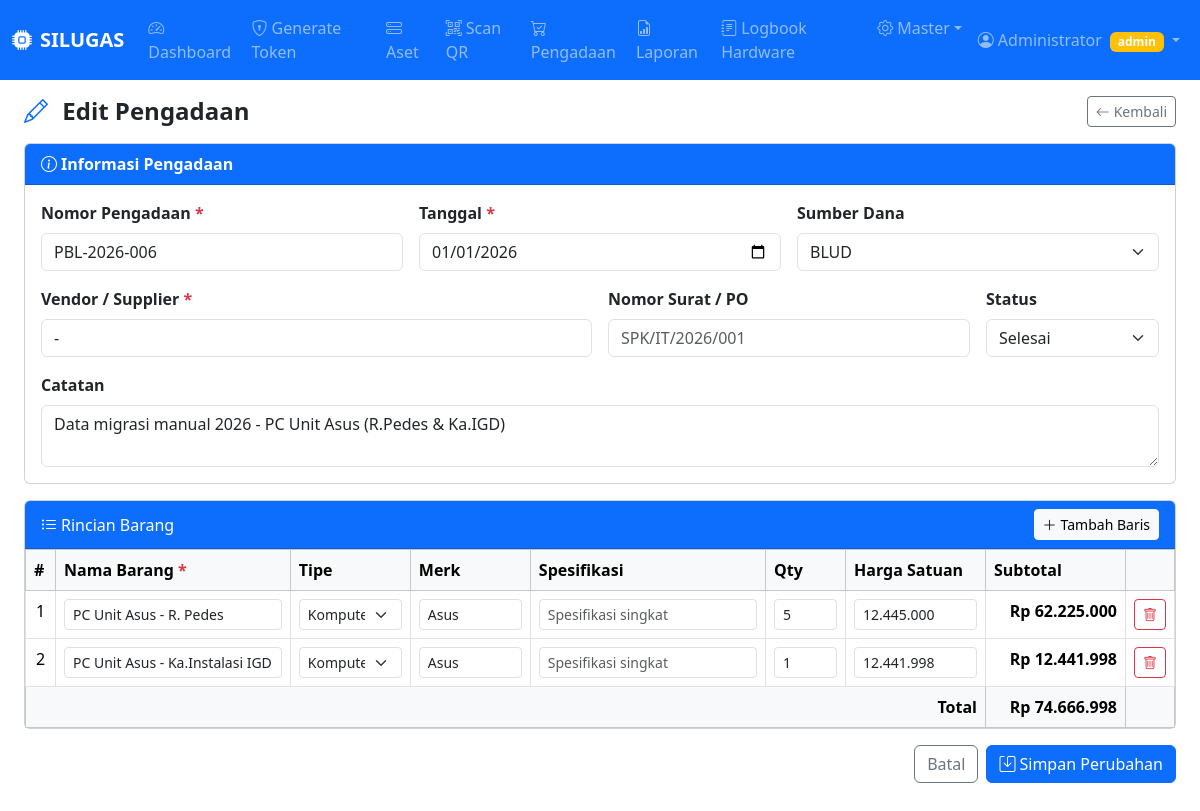
The page /pages/procurement_add.php?edit=6 (signed in) on the database its author committed.
### tables this page shows
CREATE TABLE IF NOT EXISTS procurement_orders (
    id INT UNSIGNED AUTO_INCREMENT PRIMARY KEY,
    nomor_pengadaan VARCHAR(50) NOT NULL UNIQUE,          
    tanggal_pengadaan DATE NOT NULL,
    vendor VARCHAR(150) NOT NULL,
    no_surat VARCHAR(100) DEFAULT NULL,                   
    sumber_dana ENUM('apbd','apbn','bos','blud','lainnya') NOT NULL DEFAULT 'blud',
    total_harga DECIMAL(15,2) NOT NULL DEFAULT 0,
    status ENUM('draft','disetujui','diterima','selesai') NOT NULL DEFAULT 'draft',
    catatan TEXT DEFAULT NULL,
    created_by INT UNSIGNED NOT NULL,
    created_at DATETIME NOT NULL DEFAULT CURRENT_TIMESTAMP,
    updated_at DATETIME NOT NULL DEFAULT CURRENT_TIMESTAMP ON UPDATE CURRENT_TIMESTAMP,
    FOREIGN KEY (created_by) REFERENCES users(id)
);

CREATE TABLE IF NOT EXISTS procurement_items (
    id INT UNSIGNED AUTO_INCREMENT PRIMARY KEY,
    procurement_id INT UNSIGNED NOT NULL,
    nama_barang VARCHAR(200) NOT NULL,
    tipe ENUM('komputer','laptop','printer','scanner','server','network','lainnya') DEFAULT 'lainnya',
    merk VARCHAR(100) DEFAULT NULL,
    spesifikasi TEXT DEFAULT NULL,
    jumlah INT UNSIGNED NOT NULL DEFAULT 1,
    harga_satuan DECIMAL(15,2) NOT NULL DEFAULT 0,
    total_harga DECIMAL(15,2) GENERATED ALWAYS AS (jumlah * harga_satuan) STORED,
    asset_linked TINYINT(1) NOT NULL DEFAULT 0,           
    created_at DATETIME NOT NULL DEFAULT CURRENT_TIMESTAMP,
    FOREIGN KEY (procurement_id) REFERENCES procurement_orders(id) ON DELETE CASCADE
);

### includes/auth.php (called while the page is built, shortened)
<?php
function clean($val) {
    return htmlspecialchars(trim((string)$val), ENT_QUOTES, 'UTF-8');
}

### pages/procurement_add.php (the view, shortened to what this page needs)
<?php
require_once __DIR__ . '/../includes/auth.php';
$db     = getDB();
$edit   = isset($_GET['edit']) ? (int)$_GET['edit'] : 0;
$order = null;
$items = [];
if ($edit) {
    $stmt = $db->prepare("SELECT * FROM procurement_orders WHERE id = ?");
    $stmt->execute([$edit]);
    $order = $stmt->fetch();
    $stmt2 = $db->prepare("SELECT * FROM procurement_items WHERE procurement_id = ? ORDER BY id");
    $stmt2->execute([$edit]);
    $items = $stmt2->fetchAll();
}
$auto_nomor = '';
$tipe_options = ['komputer','laptop','printer','scanner','server','network','lainnya'];
$sumber_dana_options = ['blud'=>'BLUD','apbd'=>'APBD','apbn'=>'APBN','bos'=>'BOS','lainnya'=>'Lainnya'];
$status_options = ['draft'=>'Draft','disetujui'=>'Disetujui','diterima'=>'Diterima','selesai'=>'Selesai'];
$v = [
    'nomor'       => $_POST['nomor_pengadaan'] ?? ($order['nomor_pengadaan'] ?? $auto_nomor),
    'tanggal'     => $_POST['tanggal_pengadaan'] ?? ($order['tanggal_pengadaan'] ?? date('Y-m-d')),
    'vendor'      => $_POST['vendor'] ?? ($order['vendor'] ?? ''),
    'no_surat'    => $_POST['no_surat'] ?? ($order['no_surat'] ?? ''),
    'sumber_dana' => $_POST['sumber_dana'] ?? ($order['sumber_dana'] ?? 'blud'),
    'status'      => $_POST['status'] ?? ($order['status'] ?? 'draft'),
    'catatan'     => $_POST['catatan'] ?? ($order['catatan'] ?? ''),
];
$form_items = [];
if (!empty($_POST['item_nama'])) {
    foreach ($_POST['item_nama'] as $i => $nm) {
        $form_items[] = [
            'nama'       => $nm,
            'tipe'       => $_POST['item_tipe'][$i] ?? 'lainnya',
            'merk'       => $_POST['item_merk'][$i] ?? '',
            'spesifikasi'=> $_POST['item_spek'][$i] ?? '',
            'jumlah'     => $_POST['item_jumlah'][$i] ?? 1,
            'harga_satuan'=> $_POST['item_satuan'][$i] ?? 0,
        ];
    }
} elseif ($items) {
    foreach ($items as $it) {
        $form_items[] = [
            'nama'        => $it['nama_barang'],
            'tipe'        => $it['tipe'],
            'merk'        => $it['merk'],
            'spesifikasi' => $it['spesifikasi'],
            'jumlah'      => $it['jumlah'],
            'harga_satuan'=> $it['harga_satuan'],
        ];
    }
}
include __DIR__ . '/../includes/header.php';
?>
<div class="d-flex justify-content-between align-items-center mb-3">
    <h4 class="fw-bold mb-0">
        <i class="bi bi-<?= $edit ? 'pencil' : 'plus-circle' ?> me-2 text-primary"></i>
        <?= $edit ? 'Edit Pengadaan' : 'Tambah Pengadaan' ?>
    </h4>
    <a href="<?= APP_URL ?>/procurement_list" class="btn btn-outline-secondary btn-sm">
        <i class="bi bi-arrow-left me-1"></i>Kembali
    </a>
</div>
<form method="post" id="formPengadaan">
    <div class="card mb-3">
        <div class="card-header bg-primary text-white fw-semibold">
            <i class="bi bi-info-circle me-1"></i>Informasi Pengadaan
        </div>
        <div class="card-body">
            <div class="row g-3">
                <div class="col-md-4">
                    <label class="form-label fw-semibold">Nomor Pengadaan <span class="text-danger">*</span></label>
                    <input type="text" name="nomor_pengadaan" class="form-control" value="<?= clean($v['nomor']) ?>" required placeholder="PBL-2026-001">
                </div>
                <div class="col-md-4">
                    <label class="form-label fw-semibold">Tanggal <span class="text-danger">*</span></label>
                    <input type="date" name="tanggal_pengadaan" class="form-control" value="<?= clean($v['tanggal']) ?>" required>
                </div>
                <div class="col-md-4">
                    <label class="form-label fw-semibold">Sumber Dana</label>
                    <select name="sumber_dana" class="form-select">
                        <?php foreach ($sumber_dana_options as $k => $lbl): ?>
                        <option value="<?= $k ?>" <?= $v['sumber_dana'] === $k ? 'selected' : '' ?>><?= $lbl ?></option>
                        <?php endforeach; ?>
                    </select>
                </div>
                <div class="col-md-6">
                    <label class="form-label fw-semibold">Vendor / Supplier <span class="text-danger">*</span></label>
                    <input type="text" name="vendor" class="form-control" value="<?= clean($v['vendor']) ?>" required placeholder="Nama perusahaan vendor">
                </div>
                <div class="col-md-4">
                    <label class="form-label fw-semibold">Nomor Surat / PO</label>
                    <input type="text" name="no_surat" class="form-control" value="<?= clean($v['no_surat']) ?>" placeholder="SPK/IT/2026/001">
                </div>
                <div class="col-md-2">
                    <label class="form-label fw-semibold">Status</label>
                    <select name="status" class="form-select">
                        <?php foreach ($status_options as $k => $lbl): ?>
                        <option value="<?= $k ?>" <?= $v['status'] === $k ? 'selected' : '' ?>><?= $lbl ?></option>
                        <?php endforeach; ?>
                    </select>
                </div>
                <div class="col-12">
                    <label class="form-label fw-semibold">Catatan</label>
                    <textarea name="catatan" class="form-control" rows="2" placeholder="Catatan tambahan (opsional)"><?= clean($v['catatan']) ?></textarea>
                </div>
            </div>
        </div>
    </div>
    <div class="card mb-3">
        <div class="card-header bg-primary text-white d-flex justify-content-between align-items-center">
            <span><i class="bi bi-list-ul me-1"></i>Rincian Barang</span>
            <button type="button" class="btn btn-sm btn-light" id="btnTambahItem">
                <i class="bi bi-plus-lg me-1"></i>Tambah Baris
            </button>
        </div>
        <div class="card-body p-0">
            <div class="table-responsive">
                <table class="table table-bordered mb-0" id="tblItems">
                    <thead class="table-light">
                        <tr>
                            <th style="width:30px;">#</th>
                            <th>Nama Barang <span class="text-danger">*</span></th>
                            <th style="width:120px;">Tipe</th>
                            <th style="width:120px;">Merk</th>
                            <th>Spesifikasi</th>
                            <th style="width:80px;">Qty</th>
                            <th style="width:140px;">Harga Satuan</th>
                            <th style="width:140px;">Subtotal</th>
                            <th style="width:40px;"></th>
                        </tr>
                    </thead>
                    <tbody id="itemsBody">
                    <?php foreach ($form_items as $idx => $fi): ?>
                        <tr class="item-row">
                            <td class="text-center row-num"><?= $idx + 1 ?></td>
                            <td><input type="text" name="item_nama[]" class="form-control form-control-sm" value="<?= clean($fi['nama']) ?>" placeholder="Nama barang" required></td>
                            <td>
                                <select name="item_tipe[]" class="form-select form-select-sm">
                                    <?php foreach ($tipe_options as $t): ?>
                                    <option value="<?= $t ?>" <?= ($fi['tipe'] ?? '') === $t ? 'selected' : '' ?>><?= ucfirst($t) ?></option>
                                    <?php endforeach; ?>
                                </select>
                            </td>
                            <td><input type="text" name="item_merk[]" class="form-control form-control-sm" value="<?= clean($fi['merk'] ?? '') ?>" placeholder="Merk"></td>
                            <td><input type="text" name="item_spek[]" class="form-control form-control-sm" value="<?= clean($fi['spesifikasi'] ?? '') ?>" placeholder="Spesifikasi singkat"></td>
                            <td><input type="number" name="item_jumlah[]" class="form-control form-control-sm qty" value="<?= (int)($fi['jumlah'] ?? 1) ?>" min="1" required></td>
                            <td><input type="text" name="item_satuan[]" class="form-control form-control-sm satuan" value="<?= number_format((float)($fi['harga_satuan'] ?? 0), 0, ',', '.') ?>" placeholder="0" required></td>
                            <td class="text-end fw-semibold subtotal">Rp 0</td>
                            <td class="text-center">
                                <button type="button" class="btn btn-sm btn-outline-danger btn-hapus-item" title="Hapus baris">
                                    <i class="bi bi-trash"></i>
                                </button>
                            </td>
                        </tr>
                    <?php endforeach; ?>
                    </tbody>
                    <tfoot>
                        <tr class="table-light fw-bold">
                            <td colspan="7" class="text-end">Total</td>
                            <td class="text-end" id="grandTotal">Rp 0</td>
                            <td></td>
                        </tr>
                    </tfoot>
                </table>
            </div>
        </div>
    </div>
    <div class="d-flex gap-2 justify-content-end mb-4">
        <a href="<?= APP_URL ?>/procurement_list" class="btn btn-outline-secondary">Batal</a>
        <button type="submit" class="btn btn-primary">
            <i class="bi bi-save me-1"></i><?= $edit ? 'Simpan Perubahan' : 'Simpan Pengadaan' ?>
        </button>
    </div>
</form>
<?php include __DIR__ . '/../includes/footer.php'; ?>

### rows shown on the page
procurement_orders: nomor_pengadaan "PBL-2026-006", tanggal_pengadaan "01/01/2026", sumber_dana "BLUD", vendor "-", status "Selesai", catatan "Data migrasi manual 2026 - PC Unit Asus (R.Pedes & Ka.IGD)"
procurement_items: nama_barang "PC Unit Asus - R. Pedes", tipe "Komputer", merk "Asus", jumlah "5", harga_satuan "12.445.000"
procurement_items: nama_barang "PC Unit Asus - Ka.Instalasi IGD", tipe "Komputer", merk "Asus", jumlah "1", harga_satuan "12.441.998"

### other values the page prints
APP_NAME "SILUGAS"
$user['name'] "Administrator"
$user['role'] "admin"
